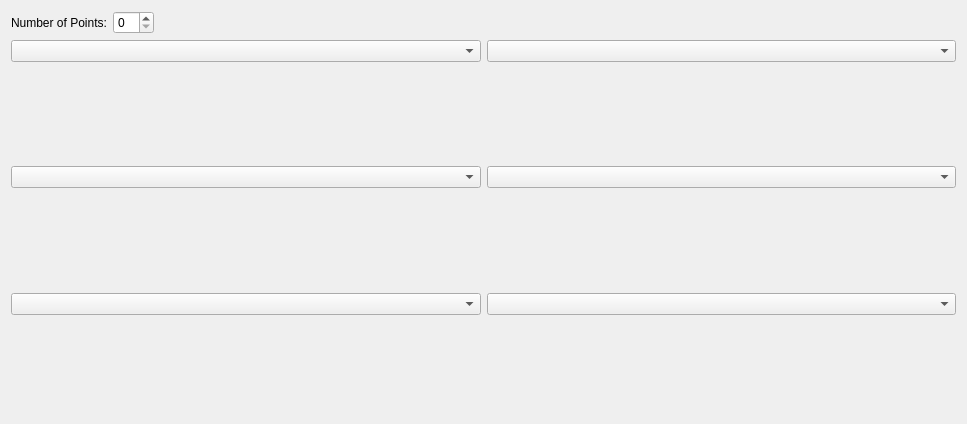
<?xml version="1.0" encoding="UTF-8"?>
<ui version="4.0">
 <class>Graph</class>
 <widget class="QDialog" name="Graph">
  <property name="geometry">
   <rect>
    <x>0</x>
    <y>0</y>
    <width>967</width>
    <height>424</height>
   </rect>
  </property>
  <property name="windowTitle">
   <string>Dialog</string>
  </property>
  <layout class="QVBoxLayout" name="verticalLayout_3">
   <item>
    <layout class="QHBoxLayout" name="horizontalLayout">
     <item>
      <widget class="QLabel" name="label">
       <property name="text">
        <string>Number of Points:</string>
       </property>
      </widget>
     </item>
     <item>
      <widget class="QSpinBox" name="NumOfPoints"/>
     </item>
     <item>
      <spacer name="horizontalSpacer">
       <property name="orientation">
        <enum>Qt::Horizontal</enum>
       </property>
       <property name="sizeHint" stdset="0">
        <size>
         <width>40</width>
         <height>20</height>
        </size>
       </property>
      </spacer>
     </item>
    </layout>
   </item>
   <item>
    <layout class="QHBoxLayout" name="horizontalLayout_2">
     <item>
      <layout class="QVBoxLayout" name="verticalLayout">
       <item>
        <widget class="QComboBox" name="comboBox_1"/>
       </item>
       <item>
        <widget class="QwtPlot" name="QwtPlot_1">
         <property name="mouseTracking">
          <bool>false</bool>
         </property>
        </widget>
       </item>
       <item>
        <widget class="QComboBox" name="comboBox_3"/>
       </item>
       <item>
        <widget class="QwtPlot" name="QwtPlot_3">
         <property name="mouseTracking">
          <bool>false</bool>
         </property>
        </widget>
       </item>
       <item>
        <widget class="QComboBox" name="comboBox_5"/>
       </item>
       <item>
        <widget class="QwtPlot" name="QwtPlot_5">
         <property name="mouseTracking">
          <bool>false</bool>
         </property>
        </widget>
       </item>
      </layout>
     </item>
     <item>
      <layout class="QVBoxLayout" name="verticalLayout_2">
       <item>
        <widget class="QComboBox" name="comboBox_2"/>
       </item>
       <item>
        <widget class="QwtPlot" name="QwtPlot_2">
         <property name="mouseTracking">
          <bool>false</bool>
         </property>
        </widget>
       </item>
       <item>
        <widget class="QComboBox" name="comboBox_4"/>
       </item>
       <item>
        <widget class="QwtPlot" name="QwtPlot_4">
         <property name="mouseTracking">
          <bool>false</bool>
         </property>
        </widget>
       </item>
       <item>
        <widget class="QComboBox" name="comboBox_6"/>
       </item>
       <item>
        <widget class="QwtPlot" name="QwtPlot_6">
         <property name="mouseTracking">
          <bool>false</bool>
         </property>
        </widget>
       </item>
      </layout>
     </item>
    </layout>
   </item>
  </layout>
  <zorder>QwtPlot_1</zorder>
  <zorder>QwtPlot_2</zorder>
  <zorder>QwtPlot_3</zorder>
  <zorder>QwtPlot_4</zorder>
  <zorder>QwtPlot_5</zorder>
  <zorder>QwtPlot_6</zorder>
  <zorder>comboBox_1</zorder>
  <zorder>comboBox_2</zorder>
  <zorder>comboBox_3</zorder>
  <zorder>comboBox_4</zorder>
  <zorder>comboBox_5</zorder>
  <zorder>comboBox_6</zorder>
  <zorder>QwtPlot_6</zorder>
  <zorder>NumOfPoints</zorder>
  <zorder>label</zorder>
  <zorder>horizontalSpacer</zorder>
 </widget>
 <customwidgets>
  <customwidget>
   <class>QwtPlot</class>
   <extends>QFrame</extends>
   <header>qwt_plot.h</header>
   <container>1</container>
  </customwidget>
 </customwidgets>
 <resources/>
 <connections/>
</ui>
